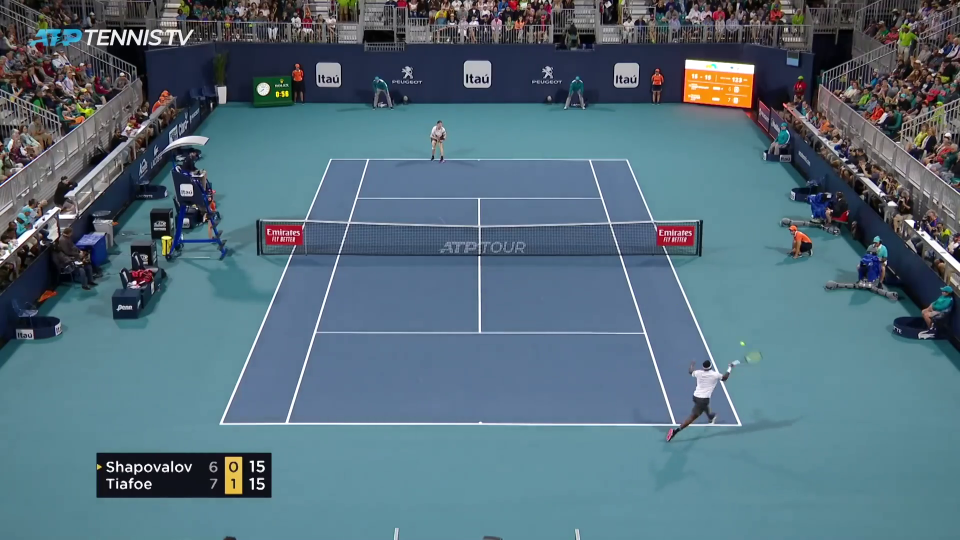
#> input picture frame 10 of 期末專案/python3/tennis_court.mp4, 1920 x 1080 px (shown at 1/2 size)
$ python court_perspects.py
#> lines starting #> are read from the running program, lines starting #| are printed output that depends on the picture

import cv2
import numpy as np

def perspective_transform_warp(video_path, output_path, src_points, dst_points):
#> called with video_path = 'tennis_court.mp4', output_path = 'bird_court.mp4', src_points = array of shape (4, 2), dst_points = array of shape (4, 2)
    cap = cv2.VideoCapture(video_path)
    width = int(cap.get(cv2.CAP_PROP_FRAME_WIDTH))
    height = int(cap.get(cv2.CAP_PROP_FRAME_HEIGHT))
    fps = cap.get(cv2.CAP_PROP_FPS)
    fourcc = cv2.VideoWriter_fourcc(*'mp4v')
    out = cv2.VideoWriter(output_path, fourcc, fps, (1280, 720))

    # Initialize background subtraction
    fgbg = cv2.createBackgroundSubtractorMOG2()

    while cap.isOpened():
        ret, frame = cap.read()
#> frame is the input picture: shape (1080, 1920, 3); mean B, G, R 123.7, 110, 85.7
        if not ret:
            break

        transformed_frame = apply_perspective_transform(frame, src_points, dst_points)

        cv2.imshow('Perspective Transform', transformed_frame)

        if cv2.waitKey(1) & 0xFF == ord('q'):
            break

    cap.release()
    out.release()
    cv2.destroyAllWindows()

def apply_perspective_transform(frame, src_points, dst_points):
    height, width = 1080, 555
    M = cv2.getPerspectiveTransform(src_points, dst_points)
    transformed_frame = cv2.warpPerspective(frame, M, (width, height))
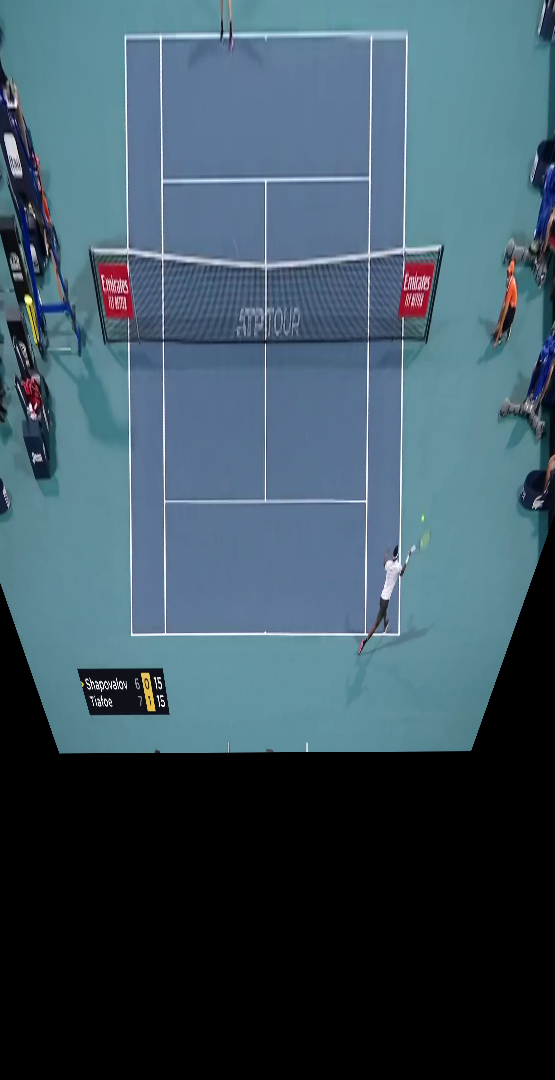
#> transformed_frame: shape (1080, 555, 3); mean B, G, R 96.2, 83.3, 61.4
    return transformed_frame

# Define the source points (clockwise from top-left)
src_points = np.array([[444., 845.], [1477., 848.],  [633., 663.],[1286., 665.]], dtype="float32")
dst_points = np.array([[131.7, 633.], [398, 633.], [165., 500], [365., 500.]], dtype="float32")

# Input and output video paths
input_video_path = 'tennis_court.mp4'
output_video_path = 'bird_court.mp4'

perspective_transform_warp(input_video_path, output_video_path, src_points, dst_points)
#> (key q is pressed here)

$ run again, starting later in the video
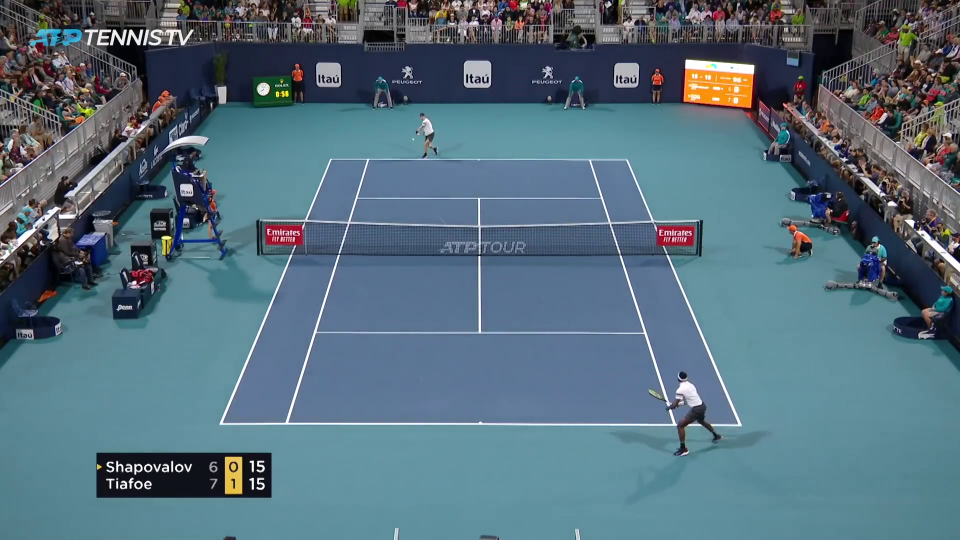
#> input picture frame 48 of 期末專案/python3/tennis_court.mp4, 1920 x 1080 px (shown at 1/2 size)
#> in perspective_transform_warp, frame is the input picture: shape (1080, 1920, 3); mean B, G, R 124.6, 110.9, 86.5
#> in apply_perspective_transform, `transformed_frame = cv2.warpPerspective(frame, M, (width, height))`:
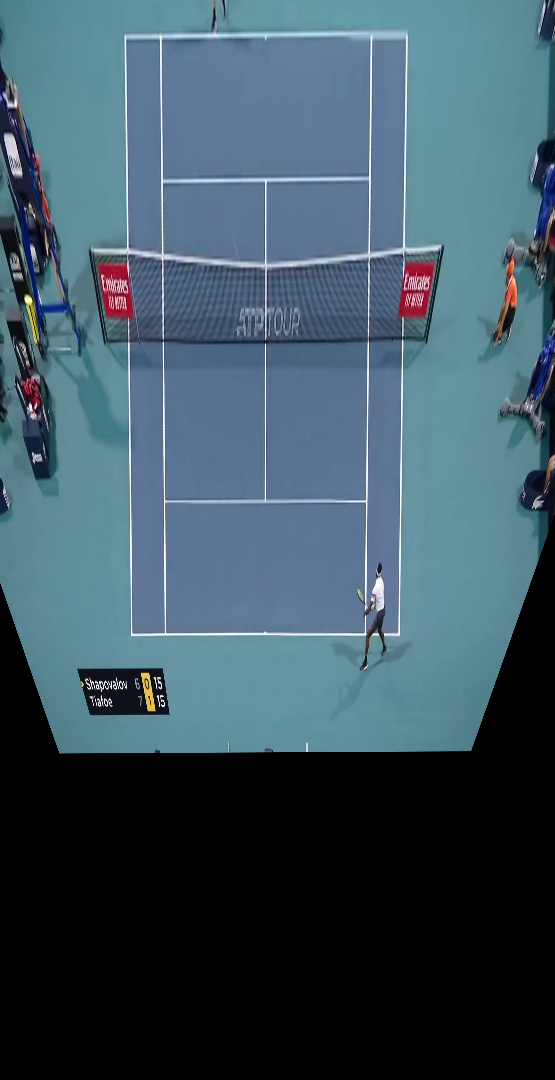
#> transformed_frame: shape (1080, 555, 3); mean B, G, R 96.8, 83.9, 62

$ run again, starting later in the video
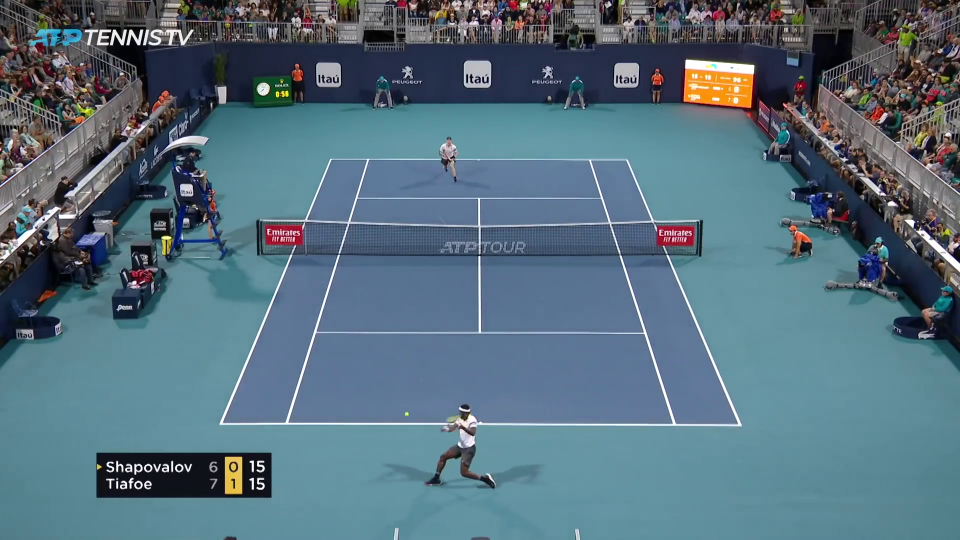
#> input picture frame 85 of 期末專案/python3/tennis_court.mp4, 1920 x 1080 px (shown at 1/2 size)
#> in perspective_transform_warp, frame is the input picture: shape (1080, 1920, 3); mean B, G, R 125.4, 111.5, 87.2
#> in apply_perspective_transform, `transformed_frame = cv2.warpPerspective(frame, M, (width, height))`:
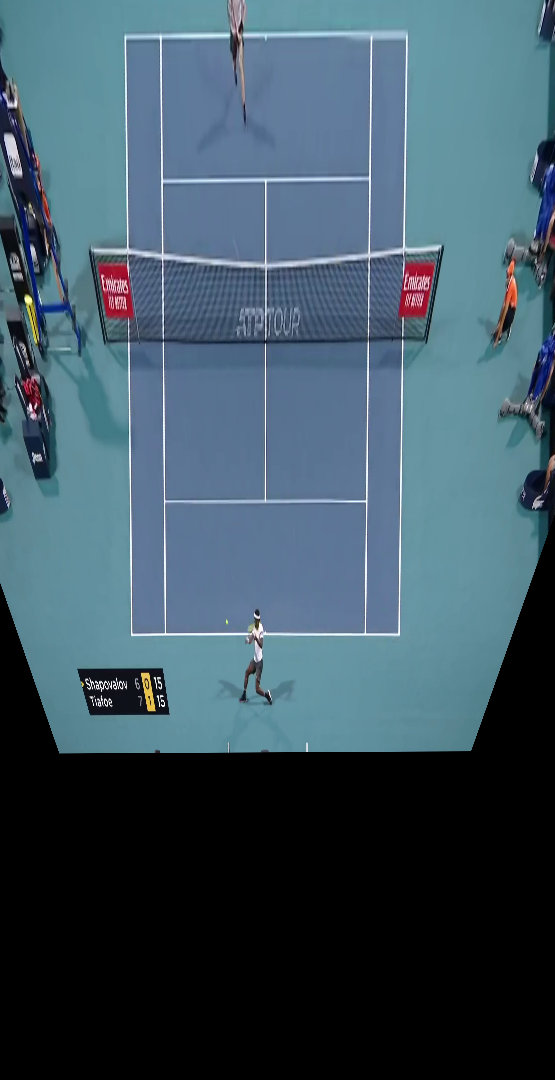
#> transformed_frame: shape (1080, 555, 3); mean B, G, R 97.4, 84.3, 62.6
